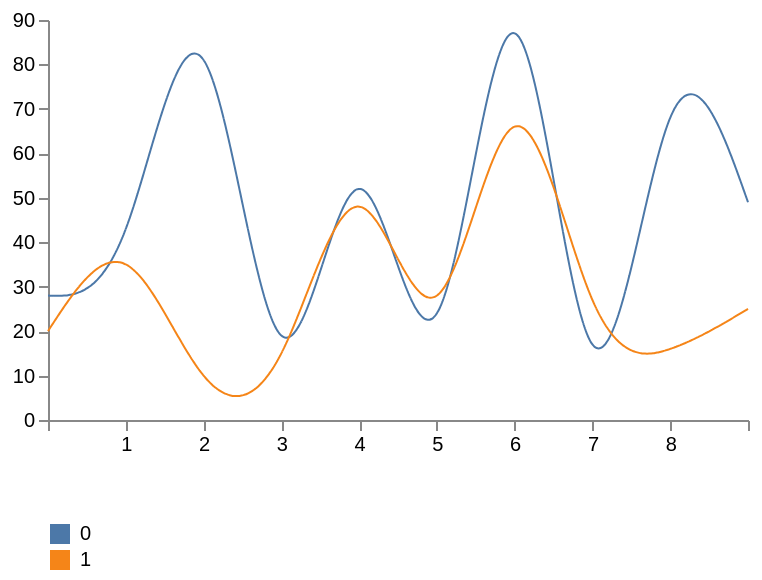

The specification (Vega-Lite) saved for this image:
### Vega specification from a JSON file in a GitHub repository (floating-point values rounded to 4 significant figures)
{"$schema": "https://vega.github.io/schema/vega/v4.4.json", "width": 350, "height": 200, "padding": 5, "data": [{"name": "table", "values": [{"x": 0, "y": 28, "variable": 0}, {"x": 0, "y": 20, "variable": 1}, {"x": 1, "y": 43, "variable": 0}, {"x": 1, "y": 35, "variable": 1}, {"x": 2, "y": 81, "variable": 0}, {"x": 2, "y": 10, "variable": 1}, {"x": 3, "y": 19, "variable": 0}, {"x": 3, "y": 15, "variable": 1}, {"x": 4, "y": 52, "variable": 0}, {"x": 4, "y": 48, "variable": 1}, {"x": 5, "y": 24, "variable": 0}, {"x": 5, "y": 28, "variable": 1}, {"x": 6, "y": 87, "variable": 0}, {"x": 6, "y": 66, "variable": 1}, {"x": 7, "y": 17, "variable": 0}, {"x": 7, "y": 27, "variable": 1}, {"x": 8, "y": 68, "variable": 0}, {"x": 8, "y": 16, "variable": 1}, {"x": 9, "y": 49, "variable": 0}, {"x": 9, "y": 25, "variable": 1}]}], "scales": [{"name": "x", "type": "point", "range": "width", "domain": {"data": "table", "field": "x"}}, {"name": "y", "type": "linear", "range": "height", "nice": true, "zero": true, "domain": {"data": "table", "field": "y"}}, {"name": "variable", "type": "ordinal", "range": "category", "domain": {"data": "table", "field": "variable"}}], "legends": [{"fill": "variable", "title": "", "orient": "bottom", "encode": {"symbols": {"enter": {"shape": {"value": "square"}}}, "labels": {"update": {"text": {"field": "value"}}}}}], "axes": [{"orient": "bottom", "scale": "x", "labelBound": true, "labelOverlap": "parity"}, {"orient": "left", "scale": "y"}], "marks": [{"type": "group", "from": {"facet": {"name": "series", "data": "table", "groupby": "variable"}}, "marks": [{"type": "line", "from": {"data": "series"}, "encode": {"enter": {"x": {"scale": "x", "field": "x"}, "y": {"scale": "y", "field": "y"}, "stroke": {"scale": "variable", "field": "variable"}, "strokeWidth": 2, "strokeDash": [{"test": "datum.dash", "value": [4, 4]}, {"value": [1, 0]}]}, "update": {"interpolate": {"value": "natural"}, "fillOpacity": {"value": 1}}, "hover": {"fillOpacity": {"value": 1}}}}]}]}
